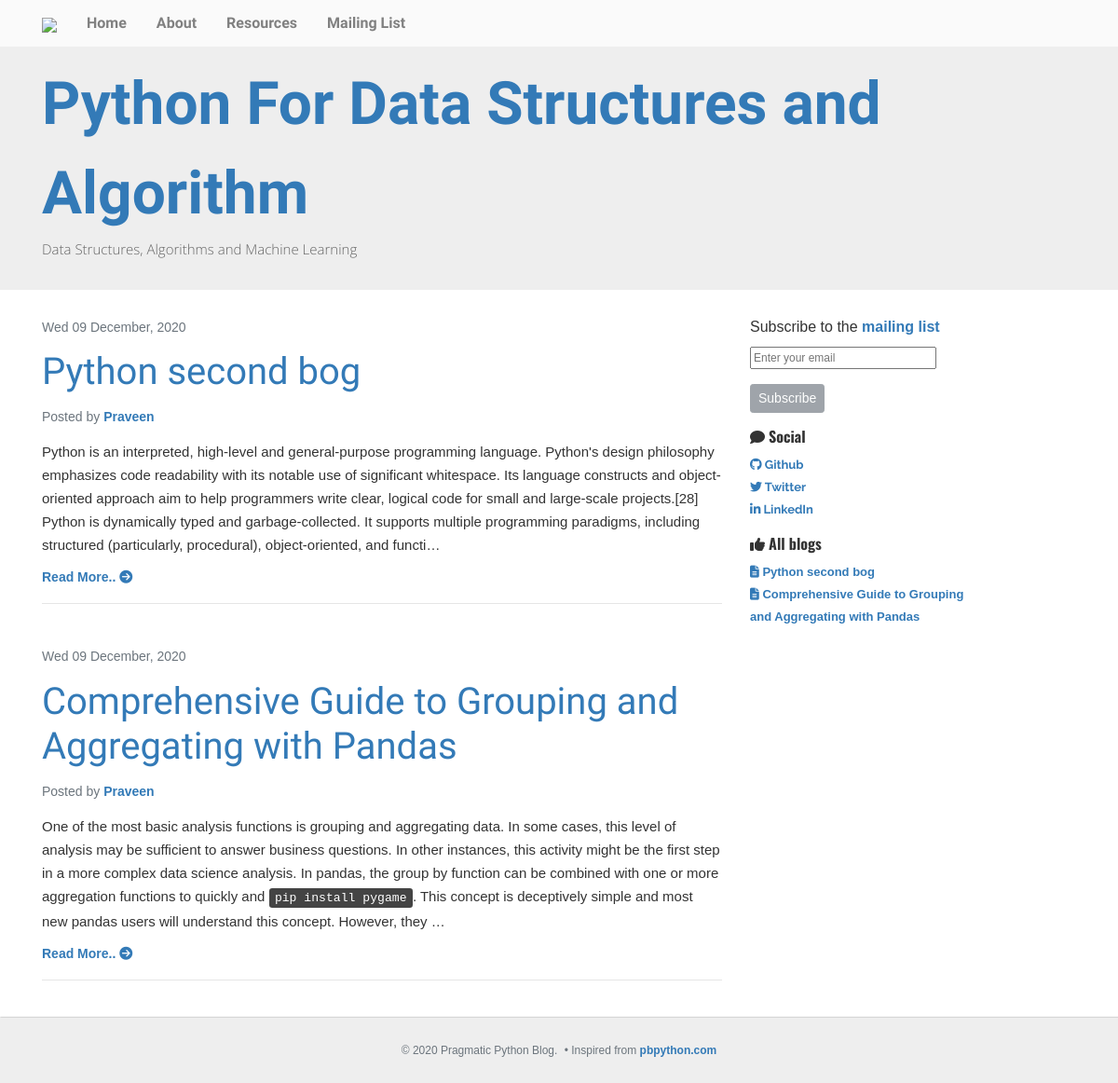
The page / on the database its author committed.
### blog/models.py (models this page shows, shortened)
class Blog(models.Model):
	title = models.CharField(max_length=300)
	date = models.DateTimeField()
	summary = models.TextField()

### blog/views.py (the view)
# urls.py: path('', views.home, name='home'),
def home(request):
	blogs = Blog.objects.all()[::-1]
	context = {
		'blogs': blogs,
	}
	return render(request, 'blog/home.html', context)

### blog/templates/blog/home.html
{% extends 'blog/base.html' %}
{% block content %}
{% for blog in blogs %}
<div class="article">
    <h6 class="text-muted my-2">{{ blog.date|date:"D d F, Y" }}</h6>
    <a href="{% url 'single-blog' blog.id %}">
        <h1 class="my-3">{{ blog.title }}</h1>
    </a>
    <h5 class="text-muted mb-3">Posted by <a href="#">Praveen</a></h5>
    <p>{{ blog.summary|safe|truncatechars:500 }}</p>
    <a href="{% url 'single-blog' blog.id %}">Read More..<i class="mx-1 fas fa-arrow-circle-right"></i></a>
    <hr>
    <br>
</div>
{% endfor %}
{% endblock content %}

### blog/templates/blog/base.html (shortened to what this page needs)
{% load static %}
<!doctype html>
<html lang="en">
<head>
    <link rel="stylesheet" href="https://maxcdn.bootstrapcdn.com/bootstrap/4.0.0/css/bootstrap.min.css">
    <link rel="stylesheet" type="text/css" href="{% static 'blog/style.css' %}">
</head>
<body>
    <nav style="position: fixed; width: 100%; z-index: 2" class="navbar navbar-expand-lg navbar-light bg-light">
        <div class="container">
            <a class="navbar-brand" href="{% url 'home' %}"><img src="https://img.icons8.com/color/28/000000/python.png"/></a>
            <div class="collapse navbar-collapse" id="navbarSupportedContent">
                <ul class="navbar-nav mr-auto">
                    <li class="nav-item">
                        <a class="nav-link mx-2" href="{% url 'home' %}">Home</a>
                    </li>
                    <li class="nav-item">
                        <a class="nav-link mx-2" href="{% url 'about' %}">About</a>
                    </li>
                    <li class="nav-item">
                        <a class="nav-link mx-2" href="{% url 'resource' %}">Resources</a>
                    </li>
                    <li class="nav-item">
                        <a class="nav-link mx-2" href="{% url 'mailing' %}">Mailing List</a>
                    </li>
                </ul>
            </div>
        </div>
    </nav>
    <br><br>
    <div class="py-3 title">
        <div class="container">
            <a href="{% url 'home' %}">Python For Data Structures and Algorithm</a>
            <p class="mb-3">Data Structures, Algorithms and Machine Learning</p>
        </div>
    </div>
    <main role="main" class="mt-4 container">
        <div class="row">
            <div class="col-md-8">
                {% block content %}{% endblock %}
            </div>
            <div class="col-md-3 right">
                <div class="content-section mb-3">
                    <p class="p-0 my-1">Subscribe to the <a href="#" >mailing list</a></p>
                    <form class="my-2">
                      <p><input type="text" placeholder="Enter your email"></p>
                      <button class="btn btn-secondary btn-sm" disabled="">Subscribe</button>
                    </form>
                </div>
                <h6><i class="fas fa-comment"></i> Social</h6>
                <ul class="list-unstyled links">
                  <li><a href="https://github.com/praveeenrm" target="_blank"><i class="fa fa-github"></i> Github</a></li>
                  <li><a href="https://twitter.com/Praveen_R_M" target="_blank"><i class="fa fa-twitter"></i> Twitter</a></li>
                  <li><a href="https://linkedin.com/in/praveen-r-2009a0165" target="_blank"><i class="fa fa-linkedin"></i> LinkedIn</a></li>
                </ul>
                <h6><i class="fas fa-thumbs-up"></i> All blogs</h6>
                <ul class="list-unstyled popular">
                    {% for blog in blogs %}
                        <li><a href="{% url 'single-blog' blog.id %}"><i class="my-1 fas fa-file-alt"></i> {{ blog.title }}</a></li>
                    {% endfor %}
                </ul>
            </div>
        </div>
    </main>
    <footer>
        <p class="mt-3 text-muted">&copy; 2020 Pragmatic Python Blog. <span class="ml-1">&#8226 Inspired from <a href="https://pbpython.com" target="_blank">pbpython.com</a></span></p>
    </footer>
</body>
</html>

### blog/static/blog/style.css (style rules this page uses)
body { font-family: 'Noto Sans JP', sans-serif !important; color: #333 !important; }
a { color: #337AB7 !important; font-weight: bold; }
.navbar { padding-top: 0.3rem !important; padding-bottom: 0.3rem !important; background: #fafafa !important; }
.nav-item { font-size: 16px !important; }
.nav-link { color: grey !important; font-family: 'Mukta', sans-serif; }
.title { background: #eee; font-size: 4rem; font-family: 'Fjalla One', sans-serif; }
.title div p { font-size: 15px; color: #666; font-weight: 100; font-family: 'Open Sans', sans-serif; }
.title a { color: #337AB7 !important; }
.content-section form input { font-size: 12px !important; width: 200px; }
.article a h1 { font-family: 'Fjalla One', sans-serif; }
.article h5 { font-size: 14px; }
.article h6 { font-size: 14px; }
.article p { font-size: 15px; line-height: 25px; margin-bottom: 10px; }
.article a { font-size: 14px; font-weight: bold !important; }
.popular li a { font-size: 13px; }
.links li a { font-size: 13px; font-family: 'Raleway', sans-serif; }
.right h6 { font-weight: bold !important; font-family: 'Oswald', sans-serif; }
footer { display: flex; flex-direction: column; justify-content: center; align-items: center; height: 70px; background: #eee; box-shadow: 1px 1px 2px 1px rgba(0, 0, 0, 0.5); }
footer p { font-size: 12px; }
body { background: #fff; }
kbd { background: #444; }

### rows shown on the page
Blog: date "Wed 09 December, 2020", title "Python second bog", summary "Python is an interpreted, high-level and general-purpose programming language. Python's design philosophy emphasizes code readability with its notable use of significant whitespace. Its language constructs and object-oriented approach aim to help programmers write clear, logical code for small and large-scale projects.[28] Python is dynamically typed and garbage-collected. It supports multiple programming paradigms, including structured (particularly, procedural), object-oriented, and functi…"
Blog: date "Wed 09 December, 2020", title "Comprehensive Guide to Grouping and Aggregating with Pandas", summary "One of the most basic analysis functions is grouping and aggregating data. In some cases, this level of analysis may be sufficient to answer business questions. In other instances, this activity might be the first step in a more complex data science analysis. In pandas, the group by function can be combined with one or more aggregation functions to quickly and pip install pygame . This concept is deceptively simple and most new pandas users will understand this concept. However, they …"
